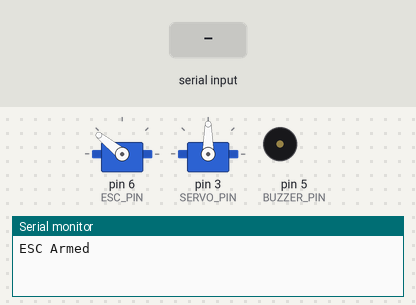
This sketch was run on a simulated Arduino Uno, built with avr-gcc and run on an emulated ATmega328P. Shown: 2 × servo, buzzer (waves = sounding, pin HIGH), the last lines printed to the serial monitor. Inputs (shaded band) come from the test bench.

Above: at 3.1 s.
At 9.2 s:
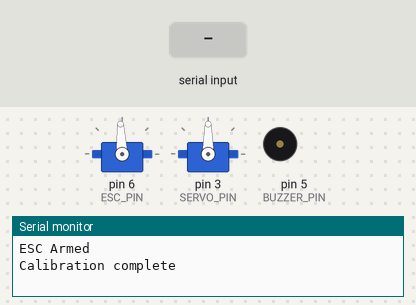
9.3 s: "1\n" received over Serial
At 10.1 s:
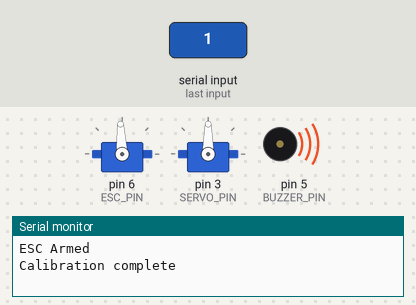
Timing chart, 0 to 20.8 s (numbered marks = the images above; inputs shaded):
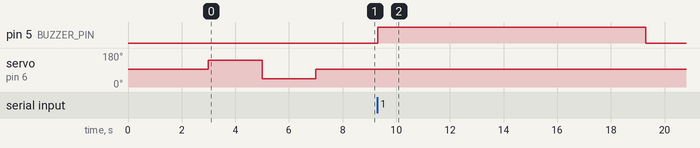

Measured:
- after the input at 9.3 s, pin 5 (BUZZER_PIN): LOW → HIGH at once, → LOW 10.0 s later

The sketch:

Arduino_code_servo_control.ino
```cpp
#include <Servo.h>

// Pin definitions
#define ESC_PIN 6
#define SERVO_PIN 3
#define BUZZER_PIN 5

// ESC control values (microseconds)
#define ESC_FORWARD_FULL 2000
#define ESC_BACKWARD_FULL 1000
#define ESC_STOP 1500

// Servo angle limits
#define SERVO_ANGLE_MAX 180
#define SERVO_ANGLE_MID 90
#define SERVO_ANGLE_MIN 0

// Delays (milliseconds)
#define DEBOUNCE_DELAY 15
#define DELAY_1S 1000
#define DELAY_2S 2000

// Global variables
int pulseWidth = 1500;
int servoAngle = 90;
int command = 0;
int pos = SERVO_ANGLE_MID;
unsigned long buzzerTime = 0;
bool buzzerOn = false;

Servo myESC;
Servo myServo;

void setup() {
  Serial.begin(9600);
  attachPins();
  pinMode(BUZZER_PIN, OUTPUT);
  caliberation();
  myServo.write(SERVO_ANGLE_MID);  // Set servo to mid position
  delay(DEBOUNCE_DELAY);
}

void loop() {
  if (Serial.available() > 0) {
    // Read the incoming message
    String message = Serial.readStringUntil('\n');
    int separatorIndex1 = message.indexOf(',');
    int separatorIndex2 = message.lastIndexOf(',');

    // Extract the horizontal angle, vertical PWM, and buzzer command
    int horizontal_angle = message.substring(0, separatorIndex1).toInt();
    int vertical_pwm = message.substring(separatorIndex1 + 1, separatorIndex2).toInt();
    int buzzerCommand = message.substring(separatorIndex2 + 1).toInt();

    // Round vertical_pwm to the nearest tens
    if (vertical_pwm > 1450 && vertical_pwm < 1550) {
      vertical_pwm = 1500;  // Set value to 1500 if within the specified range
    } else {
      vertical_pwm = ((vertical_pwm + 5) / 10) * 10;  // Round to nearest tens
    }

    // Validate the horizontal angle and vertical PWM
    if ((horizontal_angle >= SERVO_ANGLE_MIN) && (horizontal_angle <= SERVO_ANGLE_MAX)) {
      if ((vertical_pwm >= ESC_BACKWARD_FULL) && (vertical_pwm <= ESC_FORWARD_FULL)) {
        setServoAngle(horizontal_angle);  // Update servo position
        setMotorPWM(vertical_pwm);        // Update motor speed
      }
    }

    // Handle buzzer based on command (1 or 0)
    if (buzzerCommand == 1) {
      buzzerTime = millis();  // Record the time when buzzer should turn on
      buzzerOn = true;
    }
  }
  // Control buzzer timing without blocking
  controlBuzzer();
}

void attachPins() {
  myESC.attach(ESC_PIN);
  myServo.attach(SERVO_PIN);
}

void caliberation() {
  // Arming the ESC
  myESC.writeMicroseconds(1500);
  delay(2000);
  Serial.println("ESC Armed");

  // Calibrate ESC throttle range
  myESC.writeMicroseconds(1500);  // Neutral throttle
  delay(1000);
  myESC.writeMicroseconds(2000);  // Full throttle forward
  delay(2000);
  myESC.writeMicroseconds(1000);  // Full throttle reverse
  delay(2000);
  myESC.writeMicroseconds(1500);  // Return to neutral throttle
  delay(1000);

  Serial.println("Calibration complete");
}

void controlBuzzer() {
  // Turn on buzzer for 10 seconds if buzzerOn is true
  if (buzzerOn && millis() - buzzerTime < 10000) {
    digitalWrite(BUZZER_PIN, HIGH);  // Turn on the buzzer
  } else {
    digitalWrite(BUZZER_PIN, LOW);  // Turn off the buzzer
    buzzerOn = false;  // Reset buzzer control
  }
}

void setServoAngle(int angle) {
  // Move the servo to the specified angle smoothly
  if (angle > pos) {
    for (; pos <= angle; pos++) {
      myServo.write(pos);
      delay(DEBOUNCE_DELAY);
    }
  } else {
    for (; pos >= angle; pos--) {
      myServo.write(pos);
      delay(DEBOUNCE_DELAY);
    }
  }
}

void setMotorPWM(int pwm) {
  // Update ESC PWM signal
  myESC.writeMicroseconds(pwm);
  delay(DEBOUNCE_DELAY);
}
```
